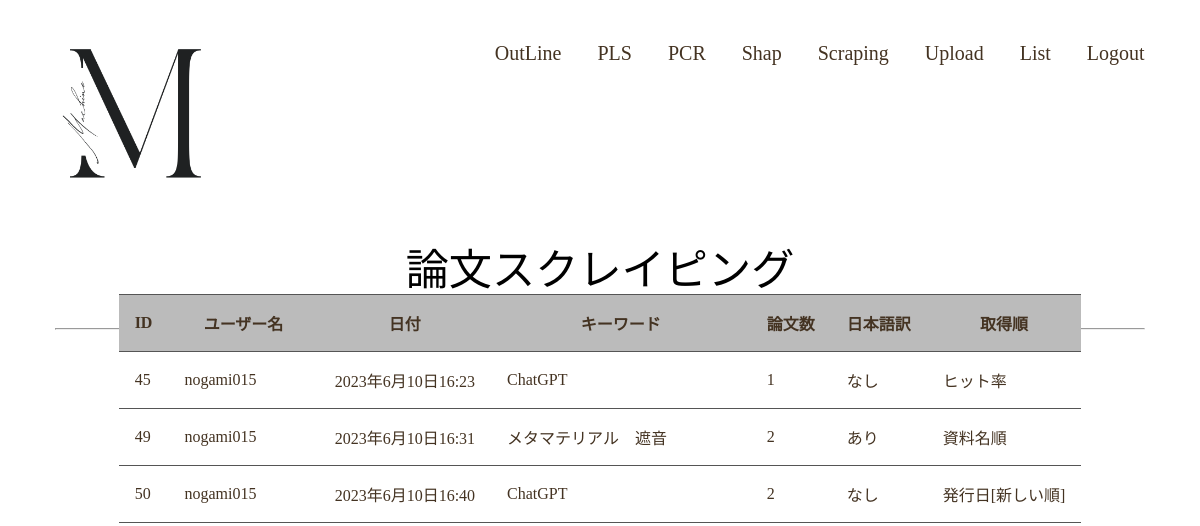
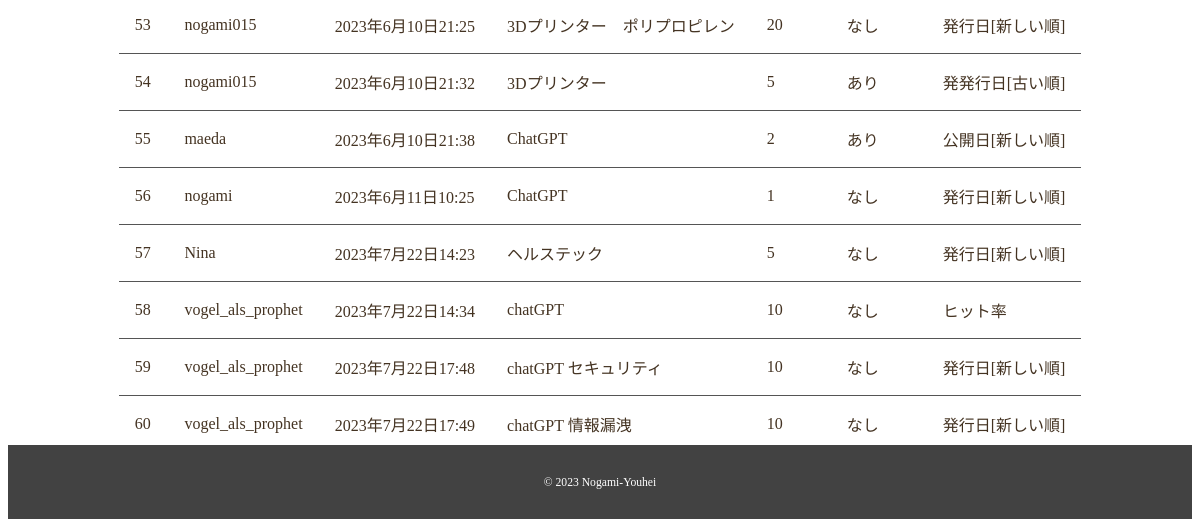
Page /pls/datalist/ on the earlier database version (2 pictures, top to bottom).
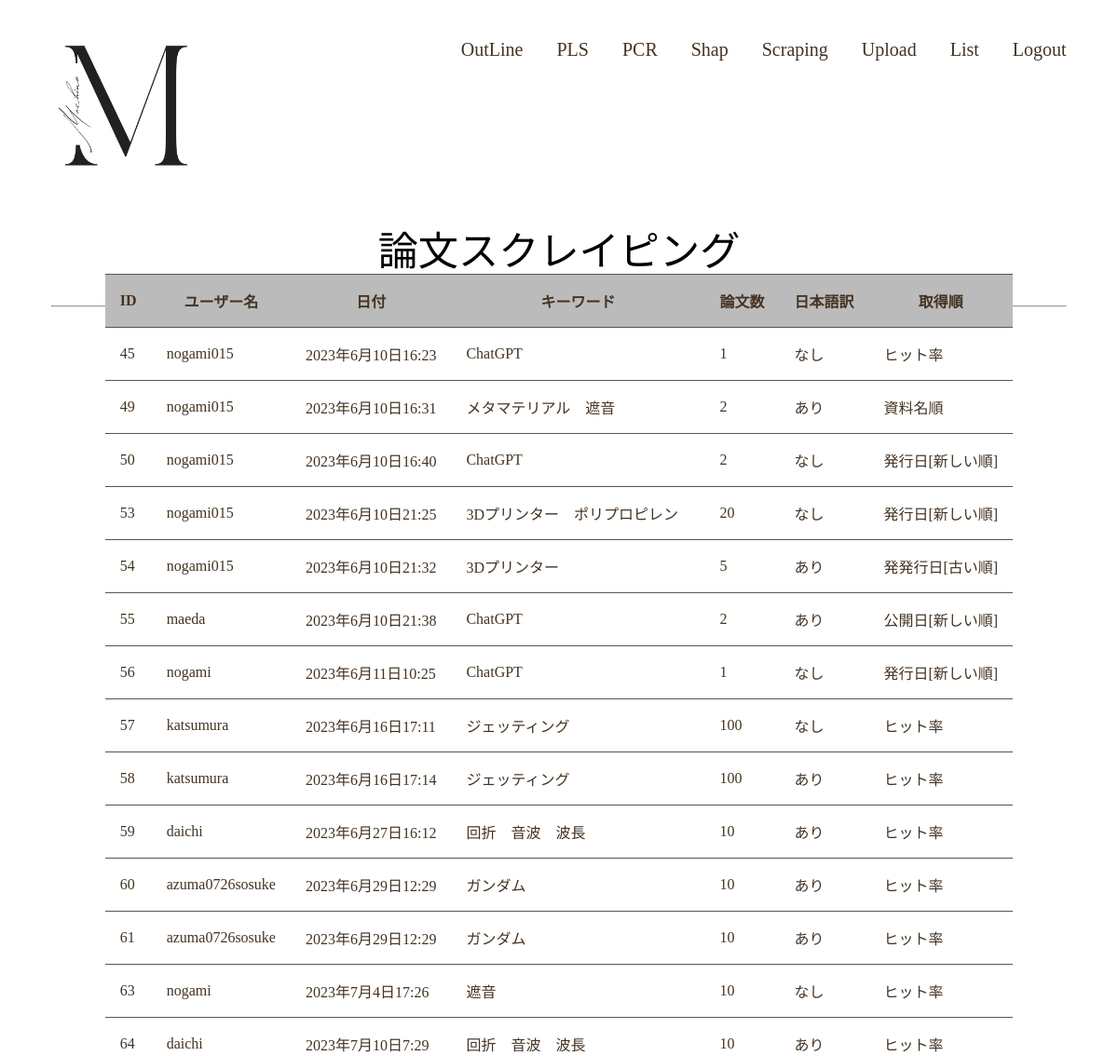
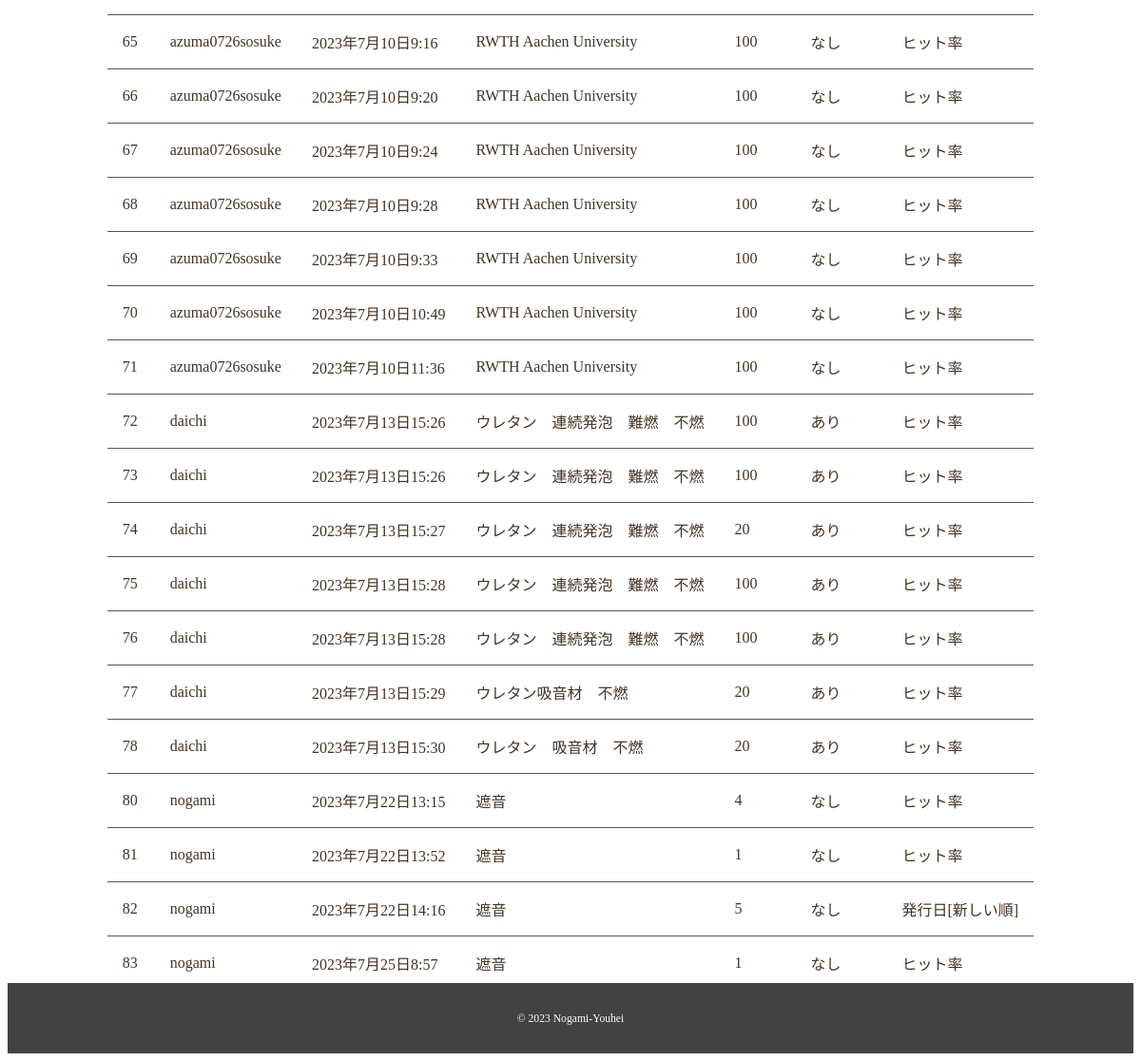
Same page on the later database version (2 pictures, top to bottom).
### pls/models.py (models this page shows)
class Paper(models.Model):
    order = (
        ("1", "ヒット率"),
        ("5", "発行日[新しい順]"),
        ("6", "発行日[古い順]"),
        ("2", "公開日[新しい順]"),
        ("3", "公開日[古い順]"),
        ("4", "資料名順"),
        )
    user = models.CharField(max_length=100)
    date = models.DateTimeField(default=timezone.now)
    keywords = models.CharField(max_length=100)
    number = models.IntegerField(validators=[MinValueValidator(1), MaxValueValidator(500)])
    ja = models.BooleanField()
    choices = models.CharField(max_length=100, choices=order, default=("5", "発行日[新しい順]"))

### pls/views.py (the view)
# urls.py: path('datalist/', views.datalist, name='datalist'),
def datalist(request):
    if (request.method == 'POST'):
        data = request.POST.get('data')
        paper = Paper.objects.get(id=int(data))
        print(paper)
        paper.delete()
        return redirect(to='datalist')
    papers = Paper.objects.all()
    user = request.user.username
    param = {
        'papers': papers,
        'user': user
    }
    return render(request, 'pls/datalist.html', param)

### pls/templates/pls/datalist.html (shortened to what this page needs)
{% extends 'pls/base.html' %}
{% block main %}
<div class="wrapper">
    <h2 class="page-title">論文スクレイピング</h2>
</div>
</div>
<div class="pcr-contents wrapper">
<table class="list">
    <tr>
        <th>ID</th>
        <th>ユーザー名</th>
        <th>日付</th>
        <th>キーワード</th>
        <th>論文数</th>
        <th>日本語訳</th>
        <th>取得順</th>
    </tr>
{% for paper in papers %}
    <tr>
        <td>{{ paper.id }}</td>
        <td>{{ paper.user }}</td>
        <td>{{ paper.date }}</td>
        <td>{{ paper.keywords }}</td>
        <td>{{ paper.number }}</td>
        {% if paper.ja == 0 %}
        <td>なし</td>
        {% else %}
        <td>あり</td>
        {% endif %}
        {% if paper.choices == '1' %}
        <td>ヒット率</td>
        {% elif paper.choices == '5' %}
        <td>発行日[新しい順]</td>
        {% elif paper.choices == '6' %}
        <td>発発行日[古い順]</td>
        {% elif paper.choices == '2' %}
        <td>公開日[新しい順]</td>
        {% elif paper.choices == '3' %}
        <td>公開日[古い順]</td>
        {% elif paper.choices == '4' %}
        <td>資料名順</td>
        {% else %}
        <td>不明</td>
        {% endif %}
    </tr>
{% endfor %}
</table>
</div>
{% endblock %}

### pls/templates/pls/base.html (shortened to what this page needs)
{% include 'pls/head.html' %}
{% load static %}
    <div class="wrapper2">
    <div id="outline" class="big-bg">
        <header class="page-header wrapper">
            <h1><a href="{% url 'index' %}"><img class="logo" src="/static/pls/img/Machine.png" alt="Machine"></a></h1>
            <nav>
                <ul class="main-nav">
                    <li><a href="{% url 'outline' %}">OutLine</a></li>
                    <li><a href="{% url 'pls' %}">PLS</a></li>
                    <li><a href="{% url 'pcr' %}">PCR</a></li>
                    <li><a href="{% url 'shap' %}">Shap</a></li>
                    <li><a href="{% url 'scraping' %}">Scraping</a></li>
                    <li><a href="{% url 'upload' %}">Upload</a></li>
                    <li><a href="{% url 'datalist' %}">List</a></li>
                    <li><a href="{% url 'logout' %}">Logout</a></li>
                </ul>
            </nav>
        </header>
        {% block main %}
        {% endblock %}
        <footer>
            <div class="wrapper">
                <p><small>&copy; 2023 Nogami-Youhei</small></p>
            </div>
        </footer>
    </div>
</body>
</html>

### pls/templates/pls/head.html (shortened to what this page needs)
{% load static %}
<!doctype html>
<html lang="ja">
<head>
    <link rel="stylesheet" href="https://unpkg.com/ress/dist/ress.min.css">
    <link rel="stylesheet" type="text/css" href="{% static 'pls/css/style.css' %}">
</head>
<body>

### pls/static/pls/css/style.css (style rules this page uses)
html { font-size: 100%; }
body { font-family: serif; color: #432; }
a { text-decoration: none; }
img { max-width: 100%; }
.logo { width: 150px; margin-top: 10px; }
.main-nav { display: flex; flex-wrap: wrap; font-size: 1.25rem; margin-top: 34px; list-style: none; }
.main-nav li { margin-left: 36px; }
.main-nav a { color: #432 }
.page-header { display: flex; justify-content: space-between; }
.wrapper { max-width: 1200px; margin: 0 auto; padding: 0 4%; }
.page-title { font-size: 2.7rem; color: black; line-height: 1; text-transform: uppercase; font-weight: normal; }
#outline { height: 270px; }
#outline .page-title { text-align: center; }
footer { width: 100%; background: #424242; text-align: center; padding: 15px 0; position: absolute; bottom: 0; }
footer p { color: #fff; font-size: 0.875rem; }
ul { list-style: none; }
.wrapper2 { position: relative; min-height: 100vh; padding-bottom: 50px; box-sizing: border-box; }
table { border-spacing: 2rem; }
.list, .list td, .list th { border-width: 1.5px 0px; border-color: #555; border-style: solid; border-collapse: collapse; padding: 1em; margin: 1em; }
.list th { background-color: #bbb; }
.list { margin-right: auto; margin-left: auto; }

Differences in the rows shown:
changed Paper id 57: user "Nina" → "katsumura"; date "2023年7月22日14:23" → "2023年6月16日17:11"; keywords "ヘルステック" → "ジェッティング"; number "5" → "100"; choices "発行日[新しい順]" → "ヒット率"
changed Paper id 58: user "vogel_als_prophet" → "katsumura"; date "2023年7月22日14:34" → "2023年6月16日17:14"; keywords "chatGPT" → "ジェッティング"; number "10" → "100"; ja "なし" → "あり"
changed Paper id 59: user "vogel_als_prophet" → "daichi"; date "2023年7月22日17:48" → "2023年6月27日16:12"; keywords "chatGPT セキュリティ" → "回折 音波 波長"; ja "なし" → "あり"; choices "発行日[新しい順]" → "ヒット率"
changed Paper id 60: user "vogel_als_prophet" → "azuma0726sosuke"; date "2023年7月22日17:49" → "2023年6月29日12:29"; keywords "chatGPT 情報漏洩" → "ガンダム"; ja "なし" → "あり"; choices "発行日[新しい順]" → "ヒット率"
added Paper: id "61", user "azuma0726sosuke", date "2023年6月29日12:29", keywords "ガンダム", number "10", ja "あり", choices "ヒット率"
added Paper: id "63", user "nogami", date "2023年7月4日17:26", keywords "遮音", number "10", ja "なし", choices "ヒット率"
added Paper: id "64", user "daichi", date "2023年7月10日7:29", keywords "回折 音波 波長", number "10", ja "あり", choices "ヒット率"
added Paper: id "65", user "azuma0726sosuke", date "2023年7月10日9:16", keywords "RWTH Aachen University", number "100", ja "なし", choices "ヒット率"
added Paper: id "66", user "azuma0726sosuke", date "2023年7月10日9:20", keywords "RWTH Aachen University", number "100", ja "なし", choices "ヒット率"
added Paper: id "67", user "azuma0726sosuke", date "2023年7月10日9:24", keywords "RWTH Aachen University", number "100", ja "なし", choices "ヒット率"
added Paper: id "68", user "azuma0726sosuke", date "2023年7月10日9:28", keywords "RWTH Aachen University", number "100", ja "なし", choices "ヒット率"
added Paper: id "69", user "azuma0726sosuke", date "2023年7月10日9:33", keywords "RWTH Aachen University", number "100", ja "なし", choices "ヒット率"
added Paper: id "70", user "azuma0726sosuke", date "2023年7月10日10:49", keywords "RWTH Aachen University", number "100", ja "なし", choices "ヒット率"
added Paper: id "71", user "azuma0726sosuke", date "2023年7月10日11:36", keywords "RWTH Aachen University", number "100", ja "なし", choices "ヒット率"
added Paper: id "72", user "daichi", date "2023年7月13日15:26", keywords "ウレタン 連続発泡 難燃 不燃", number "100", ja "あり", choices "ヒット率"
added Paper: id "73", user "daichi", date "2023年7月13日15:26", keywords "ウレタン 連続発泡 難燃 不燃", number "100", ja "あり", choices "ヒット率"
added Paper: id "74", user "daichi", date "2023年7月13日15:27", keywords "ウレタン 連続発泡 難燃 不燃", number "20", ja "あり", choices "ヒット率"
added Paper: id "75", user "daichi", date "2023年7月13日15:28", keywords "ウレタン 連続発泡 難燃 不燃", number "100", ja "あり", choices "ヒット率"
added Paper: id "76", user "daichi", date "2023年7月13日15:28", keywords "ウレタン 連続発泡 難燃 不燃", number "100", ja "あり", choices "ヒット率"
added Paper: id "77", user "daichi", date "2023年7月13日15:29", keywords "ウレタン吸音材 不燃", number "20", ja "あり", choices "ヒット率"
added Paper: id "78", user "daichi", date "2023年7月13日15:30", keywords "ウレタン 吸音材 不燃", number "20", ja "あり", choices "ヒット率"
added Paper: id "80", user "nogami", date "2023年7月22日13:15", keywords "遮音", number "4", ja "なし", choices "ヒット率"
added Paper: id "81", user "nogami", date "2023年7月22日13:52", keywords "遮音", number "1", ja "なし", choices "ヒット率"
added Paper: id "82", user "nogami", date "2023年7月22日14:16", keywords "遮音", number "5", ja "なし", choices "発行日[新しい順]"
added Paper: id "83", user "nogami", date "2023年7月25日8:57", keywords "遮音", number "1", ja "なし", choices "ヒット率"
